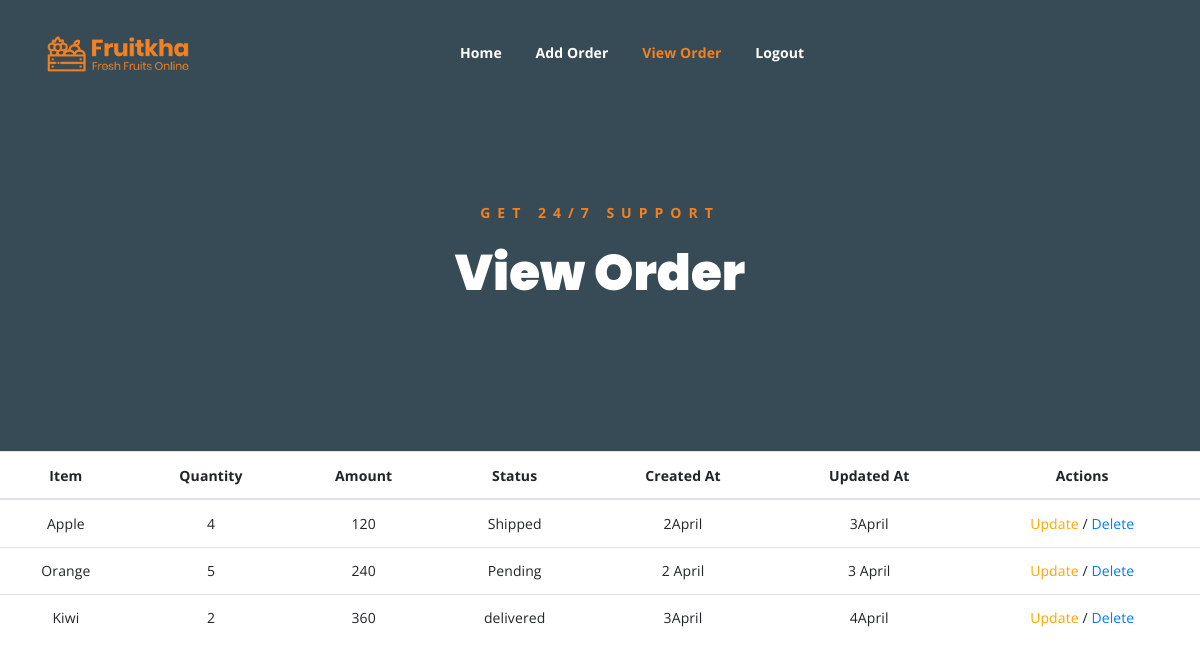
The page /View_orders/ on the database its author committed.
### UserApp/models.py (models this page shows)
class orderDB(models.Model):
    Name = models.CharField(max_length=100, null=True, blank=True)
    Quantity = models.IntegerField(max_length=100, null=True, blank=True)
    Amount = models.IntegerField(max_length=100, null=True, blank=True)
    Status = models.CharField(max_length=200, null=True, blank=True)
    CreatedAt = models.CharField(max_length=100, null=True, blank=True)
    UpdatedAt = models.CharField(max_length=100, null=True, blank=True)

### UserApp/views.py (the view)
# urls.py: path("View_orders/", views.View_orders, name="View_orders"),
def View_orders(request):
    order = orderDB.objects.all()
    return render(request, "View_orders.html", {'order': order})

### UserApp/Templates/View_orders.html (shortened to what this page needs)
<!DOCTYPE html>
{% load static %}
<html lang="en">
<head>
	<link rel="stylesheet" href="{% static 'assets/css/all.min.css' %}">
	<link rel="stylesheet" href="{% static 'assets/bootstrap/css/bootstrap.min.css' %}">
	<link rel="stylesheet" href="{% static 'assets/css/owl.carousel.css' %}">
	<link rel="stylesheet" href="{% static 'assets/css/magnific-popup.css' %}">
	<link rel="stylesheet" href="{% static 'assets/css/animate.css' %}">
	<link rel="stylesheet" href="{% static 'assets/css/meanmenu.min.css' %}">
	<link rel="stylesheet" href="{% static 'assets/css/main.css' %}">
	<link rel="stylesheet" href="{% static 'assets/css/responsive.css' %}">
</head>
<body>
	<div class="top-header-area" id="sticker">
		<div class="container">
			<div class="row">
				<div class="col-lg-12 col-sm-12 text-center">
					<div class="main-menu-wrap">
						<div class="site-logo">
							<a href="index.html">
								<img src="{% static 'assets/img/logo.png' %}" alt="">
							</a>
						</div>
						<nav class="main-menu">
							<ul>
								<li><a href="{% url 'Home' %}">Home</a></li>
								<li><a href="{% url 'Add_order' %}">Add Order</a></li>
								<li class="current-list-item"><a href="{% url 'View_orders' %}">View Order</a></li>
								<li><a href="{% url 'Log_out' %}">Logout</a></li>
								<li>
									<div class="header-icons">
										<a class="shopping-cart" href="cart.html"><i class="fas fa-shopping-cart"></i></a>
										<a class="mobile-hide search-bar-icon" href="#"><i class="fas fa-search"></i></a>
									</div>
								</li>
							</ul>
						</nav>
					</div>
				</div>
			</div>
		</div>
	</div>
	<div class="breadcrumb-section breadcrumb-bg">
		<div class="container">
			<div class="row">
				<div class="col-lg-8 offset-lg-2 text-center">
					<div class="breadcrumb-text">
						<p>Get 24/7 Support</p>
						<h1>View Order</h1>
					</div>
				</div>
			</div>
		</div>
	</div>
	<div class="table-responsive">
                <table class="table text-nowrap align-middle mb-0">
                  <thead>
                    <tr class="border-2 border-bottom border-primary border-0">
                      <th scope="col" class="text-center">Item</th>
                      <th scope="col" class="text-center">Quantity</th>
                      <th scope="col" class="text-center">Amount</th>
                      <th scope="col" class="text-center">Status</th>
                      <th scope="col" class="text-center">Created At</th>
                      <th scope="col" class="text-center">Updated At</th>
                      <th scope="col" class="text-center">Actions</th>
                    </tr>
                  </thead>
                  <tbody class="table-group-divider">
                  {% for b in order %}
                    <tr>
                      <td class="text-center fw-medium">{{b.Name}}</td>
                      <td class="text-center fw-medium">{{b.Quantity}}</td>
                      <td class="text-center fw-medium">{{b.Amount}}</td>
                      <td class="text-center fw-medium">{{b.Status}}</td>
                      <td class="text-center fw-medium">{{b.CreatedAt}}</td>
                      <td class="text-center fw-medium">{{b.UpdatedAt}}</td>
						<td class="text-center fw-medium">
							<a href="{% url 'Update_order' order_id=b.id %}" style="color: orange">Update</a> /
							<a href="{% url 'Delete_order' order_id=b.id %}">Delete</a>
						</td>
                    </tr>
                  {% endfor %}
				  </tbody>
	</div>
</body>
</html>

### UserApp/static/assets/css/main.css (style rules this page uses)
html { font-size: 14px; font-weight: 400; line-height: 28px; height: 100%; }
body { font-family: "Open Sans", sans-serif; font-weight: 400; font-size: 1rem; letter-spacing: 0.1px; line-height: 1.8; color: #051922; overflow-x: hidden; }
body img { max-width: 100%; }
a { cursor: pointer; text-decoration: none; -webkit-transition: all 0.2s ease-in-out; -o-transition: all 0.2s ease-in-out; transition: all 0.2s ease-in-out; }
h1, .h1, h2, .h2, h3, .h3, h4, .h4, h5, .h5, h6, .h6 { font-family: "Poppins", sans-serif; font-weight: 700; margin: 0 0 1.25rem 0; color: #051922; }
h1:last-child, .h1:last-child, h2:last-child, .h2:last-child, h3:last-child, .h3:last-child, h4:last-child, .h4:last-child, h5:last-child, .h5:last-child, h6:last-child, .h6:last-child { margin: 0; }
h1, .h1 { font-size: 4rem; font-weight: 700; line-height: 4rem; }
p { font-family: "Open Sans", sans-serif; font-weight: 400; font-size: 1rem; letter-spacing: 0.1px; line-height: 1.8; color: #051922; margin: 0 0 1.25rem 0; }
.breadcrumb-bg { background-image: url(../img/breadcrumb-bg.jpg); }
.breadcrumb-text p { color: #F28123; font-weight: 700; text-transform: uppercase; letter-spacing: 7px; }
.breadcrumb-text h1 { font-size: 50px; font-weight: 900; color: #fff; margin: 0; margin-top: 20px; }
.breadcrumb-section { padding: 150px 0; background-size: cover; background-position: center center; position: relative; z-index: 1; background-attachment: fixed; padding-top: 200px; }
.breadcrumb-section:after { position: absolute; left: 0; top: 0; width: 100%; height: 100%; content: ""; background-color: #07212e; z-index: -1; opacity: 0.8; }
.top-header-area { position: absolute; z-index: 999; width: 100%; padding: 25px 0; }
nav.main-menu ul { margin: 0; padding: 0; list-style: none; }
nav.main-menu ul li { display: inline-block; }
nav.main-menu ul li a { color: #fff; font-weight: 700; display: block; padding: 15px; }
nav.main-menu ul > li { position: relative; }
nav.main-menu ul li:last-child a { display: inline-block; }
nav.main-menu > ul li:last-child { float: right; }
.site-logo { float: left; max-width: 150px; }
.main-menu-wrap { position: relative; }
.header-icons a { color: #fff; display: inline-block; padding: 10px; }
.site-logo { padding: 6px 0; }
nav.main-menu ul li.current-list-item > a { color: #F28123; }
nav.main-menu li a { -webkit-transition: 0.3s; -o-transition: 0.3s; transition: 0.3s; }
.top-header-area .header-icons a { -webkit-transition: 0.3s; -o-transition: 0.3s; transition: 0.3s; }
.top-header-area { -webkit-transition: 0.3s; -o-transition: 0.3s; transition: 0.3s; }
html, body { height: 100%; }
thead { border-bottom: 1px solid #eee; }

### rows shown on the page
orderDB: Name "Apple", Quantity "4", Amount "120", Status "Shipped", CreatedAt "2April", UpdatedAt "3April"
orderDB: Name "Orange", Quantity "5", Amount "240", Status "Pending", CreatedAt "2 April", UpdatedAt "3 April"
orderDB: Name "Kiwi", Quantity "2", Amount "360", Status "delivered", CreatedAt "3April", UpdatedAt "4April"
